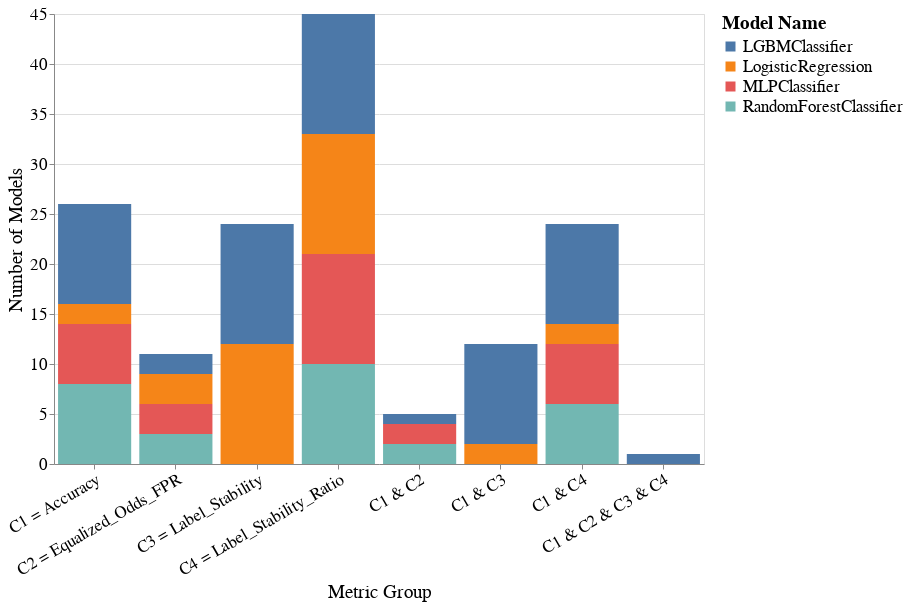

The code cell stored with this chart in its notebook:
### Markdown cell above
## Figure 6. Responsible model selection

### Code cell
metrics_value_range_dct = {
    'Accuracy': [0.705, 0.73], # C1
    'Equalized_Odds_FPR': [-0.01, 0.01], # C2
    'Label_Stability': [0.85, 1.0], # C3
    'Label_Stability_Ratio': [0.97, 1.2], # C4
    'Accuracy&Equalized_Odds_FPR': None, # C1 + C2
    'Accuracy&Label_Stability': None, # C1 + C3
    'Accuracy&Label_Stability_Ratio': None, # C1 + C4
    'Accuracy&Equalized_Odds_FPR&Label_Stability&Label_Stability_Ratio': None, # C1 + C2 + C3 + C4
}
create_bar_plot_for_model_selection(melted_all_subgroup_metrics_per_model_dct,
                                    melted_all_group_metrics_per_model_dct,
                                    metrics_value_range_dct,
                                    group='SEX&RAC1P')

### Figure 1 — Vega-Lite specification as saved in the notebook (floating-point values rounded to 4 significant figures)
{"config": {"view": {"continuousWidth": 400, "continuousHeight": 300}, "axis": {"labelFontSize": 17, "labelFontWeight": "normal", "labelLimit": 300, "titleFontSize": 19, "titleFontWeight": "normal"}, "legend": {"labelFontSize": 17, "labelLimit": 200, "symbolStrokeWidth": 4, "titleFontSize": 19, "titleLimit": 220}, "title": {"fontSize": 17}}, "data": {"name": "data-7a69c634835bd4b7adb6e7cb53340ce1"}, "mark": "bar", "encoding": {"color": {"field": "Model_Name", "legend": {"title": "Model Name"}, "type": "nominal"}, "x": {"axis": {"labelAngle": -30}, "field": "Title", "sort": {"order": "ascending"}, "title": "Metric Group", "type": "nominal"}, "y": {"field": "Number_of_Models", "title": "Number of Models", "type": "quantitative"}}, "height": 450, "width": 650, "$schema": "https://vega.github.io/schema/vega-lite/v4.17.0.json", "datasets": {"data-7a69c634835bd4b7adb6e7cb53340ce1": [{"Model_Name": "LGBMClassifier", "Number_of_Models": 10, "Metric_Group": "Accuracy", "Alias": "C1", "Title": "C1 = Accuracy"}, {"Model_Name": "RandomForestClassifier", "Number_of_Models": 8, "Metric_Group": "Accuracy", "Alias": "C1", "Title": "C1 = Accuracy"}, {"Model_Name": "MLPClassifier", "Number_of_Models": 6, "Metric_Group": "Accuracy", "Alias": "C1", "Title": "C1 = Accuracy"}, {"Model_Name": "LogisticRegression", "Number_of_Models": 2, "Metric_Group": "Accuracy", "Alias": "C1", "Title": "C1 = Accuracy"}, {"Model_Name": "LogisticRegression", "Number_of_Models": 3, "Metric_Group": "Equalized_Odds_FPR", "Alias": "C2", "Title": "C2 = Equalized_Odds_FPR"}, {"Model_Name": "MLPClassifier", "Number_of_Models": 3, "Metric_Group": "Equalized_Odds_FPR", "Alias": "C2", "Title": "C2 = Equalized_Odds_FPR"}, {"Model_Name": "RandomForestClassifier", "Number_of_Models": 3, "Metric_Group": "Equalized_Odds_FPR", "Alias": "C2", "Title": "C2 = Equalized_Odds_FPR"}, {"Model_Name": "LGBMClassifier", "Number_of_Models": 2, "Metric_Group": "Equalized_Odds_FPR", "Alias": "C2", "Title": "C2 = Equalized_Odds_FPR"}, {"Model_Name": "LGBMClassifier", "Number_of_Models": 12, "Metric_Group": "Label_Stability", "Alias": "C3", "Title": "C3 = Label_Stability"}, {"Model_Name": "LogisticRegression", "Number_of_Models": 12, "Metric_Group": "Label_Stability", "Alias": "C3", "Title": "C3 = Label_Stability"}, {"Model_Name": "LGBMClassifier", "Number_of_Models": 12, "Metric_Group": "Label_Stability_Ratio", "Alias": "C4", "Title": "C4 = Label_Stability_Ratio"}, {"Model_Name": "LogisticRegression", "Number_of_Models": 12, "Metric_Group": "Label_Stability_Ratio", "Alias": "C4", "Title": "C4 = Label_Stability_Ratio"}, {"Model_Name": "MLPClassifier", "Number_of_Models": 11, "Metric_Group": "Label_Stability_Ratio", "Alias": "C4", "Title": "C4 = Label_Stability_Ratio"}, {"Model_Name": "RandomForestClassifier", "Number_of_Models": 10, "Metric_Group": "Label_Stability_Ratio", "Alias": "C4", "Title": "C4 = Label_Stability_Ratio"}, {"Model_Name": "MLPClassifier", "Number_of_Models": 2, "Metric_Group": "Accuracy&Equalized_Odds_FPR", "Alias": "C1 & C2", "Title": "C1 & C2"}, {"Model_Name": "RandomForestClassifier", "Number_of_Models": 2, "Metric_Group": "Accuracy&Equalized_Odds_FPR", "Alias": "C1 & C2", "Title": "C1 & C2"}, {"Model_Name": "LGBMClassifier", "Number_of_Models": 1, "Metric_Group": "Accuracy&Equalized_Odds_FPR", "Alias": "C1 & C2", "Title": "C1 & C2"}, {"Model_Name": "LGBMClassifier", "Number_of_Models": 10, "Metric_Group": "Accuracy&Label_Stability", "Alias": "C1 & C3", "Title": "C1 & C3"}, {"Model_Name": "LogisticRegression", "Number_of_Models": 2, "Metric_Group": "Accuracy&Label_Stability", "Alias": "C1 & C3", "Title": "C1 & C3"}, {"Model_Name": "LGBMClassifier", "Number_of_Models": 10, "Metric_Group": "Accuracy&Label_Stability_Ratio", "Alias": "C1 & C4", "Title": "C1 & C4"}, {"Model_Name": "MLPClassifier", "Number_of_Models": 6, "Metric_Group": "Accuracy&Label_Stability_Ratio", "Alias": "C1 & C4", "Title": "C1 & C4"}, {"Model_Name": "RandomForestClassifier", "Number_of_Models": 6, "Metric_Group": "Accuracy&Label_Stability_Ratio", "Alias": "C1 & C4", "Title": "C1 & C4"}, {"Model_Name": "LogisticRegression", "Number_of_Models": 2, "Metric_Group": "Accuracy&Label_Stability_Ratio", "Alias": "C1 & C4", "Title": "C1 & C4"}, {"Model_Name": "LGBMClassifier", "Number_of_Models": 1, "Metric_Group": "Accuracy&Equalized_Odds_FPR&Label_Stability&Label_Stability_Ratio", "Alias": "C1 & C2 & C3 & C4", "Title": "C1 & C2 & C3 & C4"}]}}
